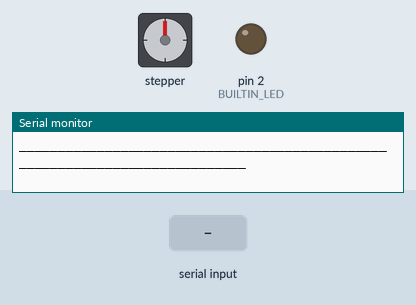
Simulated run of this sketch. Board: Arduino Uno, built with avr-gcc and run on an emulated ATmega328P. On the bench: stepper motor, output pins drawn as LEDs (lit = HIGH), the last lines printed to the serial monitor. Inputs (shaded band) come from the test bench. Stepper angles assume 12800 steps per turn.

Above: at 1.2 s.
1.3 s: "<m,150>" received over Serial
At 2.2 s:
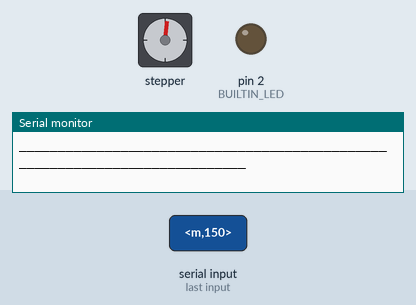
4.3 s: "<m,1>" received over Serial
At 7.0 s:
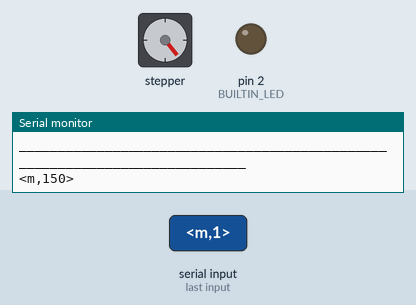
Timing chart, 0 to 12.6 s (numbered marks = the images above; inputs shaded):
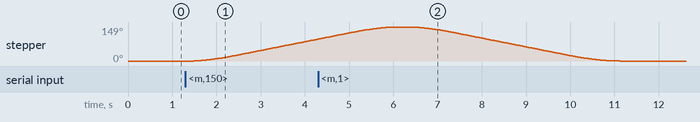

Measured:
- after the input at 1.3 s, stepper: keeps turning clockwise at about 34°/s, starting after 0.19 s

The sketch:

231024_stepper_serial_CARTPOLE.ino
```cpp
// Receive with start- and end-markers combined with parsing

#include "communication_LM.h"
#include "stepper_LM.h"

//============

void setup() {
    Serial.begin(115200);
    Serial.println("____________________________________________________________________________");
    Serial.println("PROJECT CartPole");
    Serial.println("AUTHOR Lars Muschalski (2024)");
    Serial.println();
    Serial.println("Moves stepper with a desired speed.");
    Serial.println("For moving steppers with a desired speed:");
    Serial.println("    <v,speed>");
    Serial.println("For changing the acceleration:");
    Serial.println("    <a,acceleration>");
    Serial.println();
    Serial.println("Maximum precision is 12 digits: <s,123.456789012>");
    Serial.println();
    Serial.println("For homing / determing the zero point of the steppers  send:");
    Serial.println("    <h,0>");
    Serial.println();
    Serial.println("WARNINGS:");
    Serial.println("Don't change the acceleration while moving, otherwise the motor might unexpectedly slow down.");
    Serial.println("Don't give a speed greater than defined in setMaxSpeed -> eternal loop.");
    Serial.println("____________________________________________________________________________");
    setup_stepper();
}

//============
void loop() {
    recvWithStartEndMarkers();
    if (newData == true) {
        strcpy(tempChars, receivedChars);
            // this temporary copy is necessary to protect the original data
            // because strtok() replaces the commas with \0
        parseData();

        // Compare messageType to a specific string
        if (strcmp(messageType, "v") == 0) {
          velocity_setting();
        } else if (strcmp(messageType, "m") == 0) {
          move_stepper();
        } else if (strcmp(messageType, "a") == 0) {
          acceleration_setting();
        } else if (strcmp(messageType, "s") == 0) {
          step_setting();
        } else if (strcmp(messageType, "h") == 0) {
          home_stepper(); //sets the current position as home
        } else if (strcmp(messageType, "p") == 0) {
          get_position(); // get the current position
        } else if (strcmp(messageType, "r") == 0) {
          move_stepper_relative(); // move stepper relative to the current position
        } else {
          //Serial.println("Message doesn't match any known type");
        }

        returnParsedData(); // will be checked by python to verify that the command was correctly received and fully executed
        //returnParsedDataHuman(); // only for debugging and not in conjunction with python!
        newData = false;
    }
    else {
      runSpeedSave();
    }
}
```

communication_LM.h
```cpp
// source: https://forum.arduino.cc/t/serial-input-basics/278284/72

const byte numChars = 32;
char receivedChars[numChars];
char tempChars[numChars];        // temporary array for use by strtok() function

// variables to hold the parsed data
char messageType[numChars] = {0};
float message = 0;
char startMarker = '<';
char endMarker = '>';
boolean newData = false;
boolean readyForNextCommand = true;
//============


//============

void recvWithStartEndMarkers() {
    static boolean recvInProgress = false;
    static byte ndx = 0;

    char rc;

    while (Serial.available() > 0 && newData == false) {
        rc = Serial.read();

        if (recvInProgress == true) {
            if (rc != endMarker) {
                receivedChars[ndx] = rc;
                ndx++;
                if (ndx >= numChars) {
                    ndx = numChars - 1;
                }
            }
            else {
                receivedChars[ndx] = '\0'; // terminate the string
                recvInProgress = false;
                ndx = 0;
                newData = true;
            }
        }

        else if (rc == startMarker) {
            recvInProgress = true;
        }
    }
}

//============

void parseData() {

      // split the data into its parts
    char * strtokIndx; // this is used by strtok() as an index

    strtokIndx = strtok(tempChars,",");      // get the first part - the string
    strcpy(messageType, strtokIndx); // copy it to messageType

    strtokIndx = strtok(NULL, ","); // this continues where the previous call left off
    message = atof(strtokIndx);     // convert this part to a float

}

//============

void returnParsedData() {
  Serial.write(startMarker);
  Serial.write(receivedChars);
  Serial.write(endMarker);
}

void returnParsedDataHuman() {
    Serial.println(receivedChars);
}
```

stepper_LM.h
```cpp
/*
 * TO BE USED WITH ESP32
 * STEPPER SHOULD BE USED IN XXX STEP
 *
 *
 * WIRING
 * GPIO   PIN OF...
 *
 * PUL_LEFT      27
 * DIR_LEFT      26
 * +5V_LEFT      3.3V
 * ENBL_LEFT     25
 *
 *
 * ENDSWITCH_LEFT   18
 *
 * 13     PUL   (left stepper)
 * 14     DIR   (left stepper)
 * 34	    ENABLE (left stepper)
 * 33     ENDSWITCH LEFT 'NO'
 * 3V3    +5V (left stepper), ENDSWITCH 'C'
 *
 */

#include <AccelStepper.h>

const uint8_t BUILTIN_LED      = 2;
const uint8_t endswitch_left   = 18;
const uint8_t PUL_LEFT         = 27;
const uint8_t DIR_LEFT         = 26;
const uint8_t ENABLE_LEFT      = 25;

int   stepsPerRevolution  = 12800;
int   maxRevolutions = 9; //change this according to how many revolutions are possible without bumping into the rig.


bool speadReached = false;
long speedIncrement;
unsigned long currentTime;
unsigned long previousTime;
float desiredSpeed;
int interval = 10;  // # of milliseconds between speed increases

// Define a stepper and the pins it will use
AccelStepper stepper(AccelStepper::DRIVER,PUL_LEFT,DIR_LEFT); // Defaults to AccelStepper::FULL4WIRE (4 pins) on 2, 3, 4, 5


void setup_stepper(){
  pinMode(BUILTIN_LED, OUTPUT);
  pinMode(endswitch_left, INPUT_PULLUP);
  stepper.setMaxSpeed(stepsPerRevolution*5);
  stepper.setAcceleration(stepsPerRevolution*5);
  stepper.setEnablePin(ENABLE_LEFT);
  // home_stepper();
}

void get_position(){
  Serial.print(stepper.currentPosition());
}

void runSpeedSave(){
  //Serial.print("currentPosition:");
  //Serial.println(stepper.currentPosition());
  if (abs(stepper.currentPosition()) < maxRevolutions*stepsPerRevolution) stepper.runSpeed();
  else if (stepper.currentPosition() >= 0 && stepper.speed()<0) stepper.runSpeed();
  else if (stepper.currentPosition() <= 0 && stepper.speed()>0) stepper.runSpeed();
}

void changeSpeed(){
  currentTime = millis();
  while(speadReached == false){
    previousTime = currentTime;
    while ((currentTime-previousTime)<interval){ //wait until the interval is past
      currentTime = millis();
      runSpeedSave();
    }
    speedIncrement = stepper.acceleration()*(currentTime-previousTime)/1000;
    if (stepper.speed() < desiredSpeed) {
      stepper.setSpeed(stepper.speed()+speedIncrement);
      if (stepper.speed() > desiredSpeed) { //overshooting of speed
        stepper.setSpeed(desiredSpeed);
        speadReached = true;
      }
    }
    else if (stepper.speed() > desiredSpeed) {
      stepper.setSpeed(stepper.speed()-speedIncrement);
      if (stepper.speed() < desiredSpeed) { //undershooting of speed
        stepper.setSpeed(desiredSpeed);
        speadReached = true;
      }
    }
    else speadReached = true;
    Serial.print("stepper.currentPosition():");
    Serial.print(stepper.currentPosition());
    Serial.print(",");
    Serial.print("stepper.speed():");
    Serial.println(stepper.speed());
    runSpeedSave();
  }
}

void velocity_setting(){
  //stepper.setMaxSpeed(int(message));
  speadReached = false;
  desiredSpeed = message;
  changeSpeed();
}

void acceleration_setting(){
  stepper.setAcceleration(int(message));
}

void step_setting(){
  stepsPerRevolution = int(message);
}

void home_stepper(){
  stepsPerRevolution = int(message);
  stepper.setCurrentPosition(0);
}

// void move_stepper(){
//   stepper.moveTo(message);
//   while (abs(stepper.distanceToGo()) > 0 ) stepper.run();
// }

void move_stepper() {
  // Access the angle value directly
  float angle = message;

  // Calculate the target position in steps using the conversion factor
  int targetPosition = angle * stepsPerRevolution/360;

  // Set the motor's target position using the calculated value
  stepper.moveTo(targetPosition);

  // Run the motor until it reaches the target position
  while (abs(stepper.distanceToGo()) > 0) stepper.run();
}

void move_stepper_relative() {
  float relative_angle = message;

  // Get the current position (implementation depends on your stepper library)
  int current_position = stepper.currentPosition();

  // Calculate the target position based on relative angle and current position
  int target_position = current_position + (relative_angle * stepsPerRevolution/360);

  // Move the motor to the calculated target position
  stepper.moveTo(target_position);
  while (abs(stepper.distanceToGo()) > 0) stepper.run();
}
```
